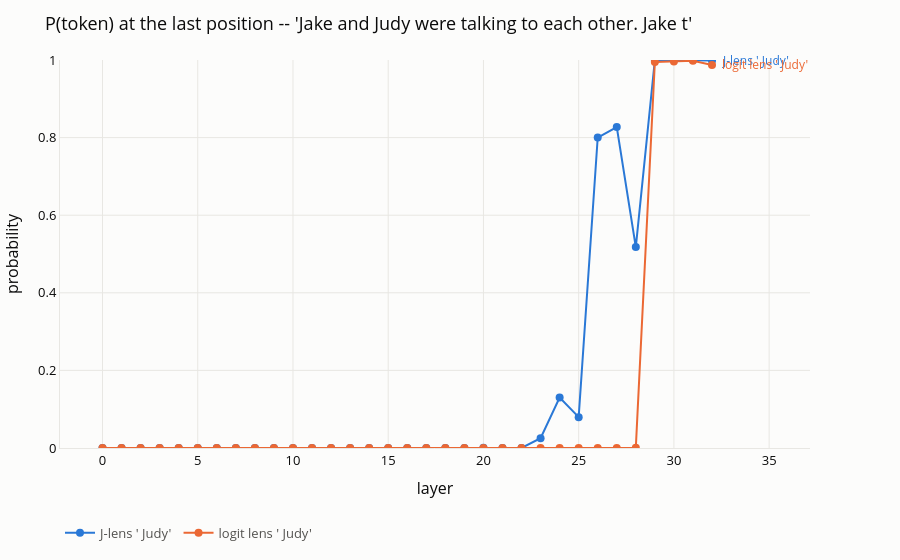

Here is the notebook cell this chart was saved with:
### Markdown cell above
## 3. Smoke test - the Judy prompt

01's V1 prompt, verbatim. `" Judy"` is a name sitting in plain sight two clauses
back, so this is the easiest thing the lens will ever be asked to do: **copy**,
not compute.

Its only job is attribution. If Judy reads and a later section does not, the
instrument works and that section found something. If Judy does not read, the
lens, the wrapper, or `LAYERS` is broken and nothing below means anything.

On 270m-it, 01 saw `" Judy"` from L12 up.

### Code cell
JUDY = "Jake and Judy were talking to each other. Jake then handed his toy to"

judy_out = probe(JUDY, tokens=" Judy")

judy_layers = hits(JUDY, " Judy", probs=judy_out)
judy_upper = [l for l in judy_layers if l >= N_LAYERS // 2]
print(f"\n' Judy' in the J-lens top-5 at layers: {judy_layers or 'never'}")

# A warning, not a gate. This notebook does not raise -- 01b is where a failed
# check is supposed to stop the world.
if not judy_upper:
    print("!! the lens cannot read the easiest prompt there is. Check LAYERS, "
          "the jlens wrapper, and the lens file before trusting anything below.")

### Figure 1 — Plotly figure (JSON) as saved in the notebook; plotly's stock layout.template omitted (floating-point values rounded to 4 significant figures)
{"data": [{"hovertemplate": "J-lens ' Judy'<br>layer %{x}<br>%{y:.3f}<extra></extra>", "line": {"color": "#2a78d6", "width": 2}, "marker": {"color": "#2a78d6", "size": 8}, "mode": "lines+markers", "name": "J-lens ' Judy'", "type": "scatter", "x": [0, 1, 2, 3, 4, 5, 6, 7, 8, 9, 10, 11, 12, 13, 14, 15, 16, 17, 18, 19, 20, 21, 22, 23, 24, 25, 26, 27, 28, 29, 30, 31, 32], "y": [6.303e-22, 1.336e-16, 2.158e-17, 2.33e-21, 3.697e-21, 1.97e-24, 3.846e-17, 2.047e-16, 4.159e-17, 1.435e-14, 1.229e-17, 1.053e-20, 1.242e-16, 1.916e-10, 7.99e-06, 7.514e-06, 1.967e-05, 2.488e-06, 2.737e-06, 1.614e-05, 0.0004068, 0.0001041, 9.711e-05, 0.02513, 0.1299, 0.07956, 0.8002, 0.8273, 0.5179, 0.9999, 0.9998, 0.9997, 0.9988]}, {"hovertemplate": "logit lens ' Judy'<br>layer %{x}<br>%{y:.3f}<extra></extra>", "line": {"color": "#eb6834", "width": 2}, "marker": {"color": "#eb6834", "size": 8}, "mode": "lines+markers", "name": "logit lens ' Judy'", "type": "scatter", "x": [0, 1, 2, 3, 4, 5, 6, 7, 8, 9, 10, 11, 12, 13, 14, 15, 16, 17, 18, 19, 20, 21, 22, 23, 24, 25, 26, 27, 28, 29, 30, 31, 32], "y": [2.719e-43, 4.204e-45, 2.973e-35, 8.842e-25, 1.33e-14, 2.631e-13, 1.434e-11, 4.738e-09, 3.11e-07, 4.034e-07, 9.275e-07, 1.11e-06, 1.397e-06, 2.092e-06, 2.395e-06, 2.093e-06, 3.347e-06, 2.592e-06, 4.296e-06, 4.484e-06, 2.035e-06, 1.033e-06, 2.809e-08, 8.796e-07, 2.359e-05, 1.888e-06, 0.0002144, 0.0003113, 0.0007705, 0.995, 0.9964, 0.9979, 0.9873]}], "layout": {"annotations": [{"font": {"color": "#2a78d6", "size": 12}, "showarrow": false, "text": "J-lens ' Judy'", "x": 32, "xanchor": "left", "xshift": 8, "y": 0.9988}, {"font": {"color": "#eb6834", "size": 12}, "showarrow": false, "text": "logit lens ' Judy'", "x": 32, "xanchor": "left", "xshift": 8, "y": 0.9873}], "font": {"color": "#0b0b0b", "size": 13}, "legend": {"font": {"color": "#52514e"}, "orientation": "h", "x": 0, "y": -0.18}, "margin": {"b": 50, "l": 60, "r": 90, "t": 60}, "paper_bgcolor": "#fcfcfb", "plot_bgcolor": "#fcfcfb", "title": {"text": "P(token) at the last position -- 'Jake and Judy were talking to each other. Jake t'"}, "xaxis": {"gridcolor": "#e8e7e3", "linecolor": "#e8e7e3", "title": {"text": "layer"}, "zeroline": false}, "yaxis": {"gridcolor": "#e8e7e3", "linecolor": "#e8e7e3", "range": [0, 1], "title": {"text": "probability"}, "zeroline": false}}}
